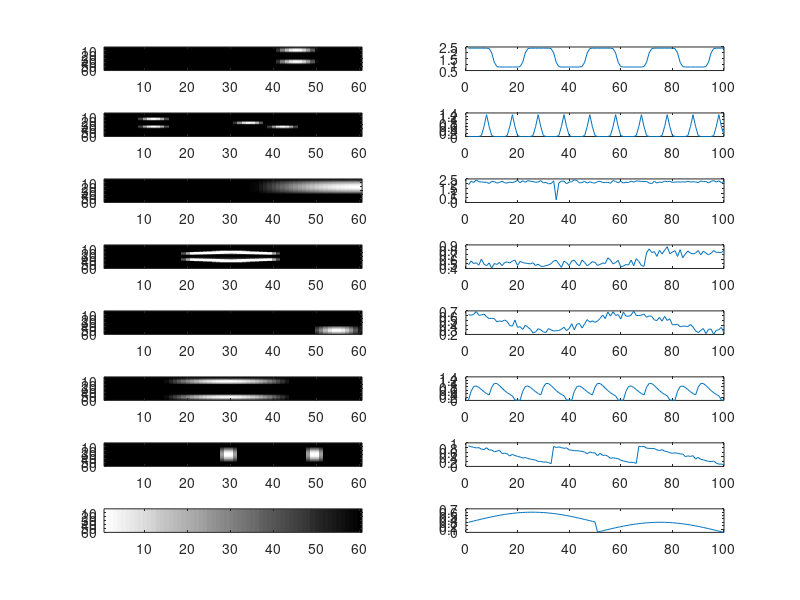

The MATLAB source for this figure:
clear all;
close all;
xdim=60;
ydim=60;
xy_dim=xdim*ydim;
timeset=100;
num_sources=8;
figure;
%*  *   *   *   *   *   *   *   *   *   *   *   *   *   *
%Source 1
%*  *   *   *   *   *   *   *   *   *   *   *   *   *   *

pd1=2;
pd2=3;
w=[0:2*pi/(xdim-1):2*pi];
S1=sin(pd1.*w')*sin(pd2.*w);
image(100*S1); 
S1n=zeros(60,60);
for j=41:50
    for k=31:45
        S1n(k,j)=S1(k,j);
    end;
    for k=1:15
        S1n(k,j)=S1(k,j);
    end;
end;
S1=S1n;

    phase = (rand(xdim)*20-10)/180*pi;
cS1 = S1.*exp(i*phase);

subplot(num_sources,2,1);
imagesc(S1); 
colormap gray;

%*  *   *   *   *   *   *   *   *   *   *   *   *   *   *
%Source 2
%*  *   *   *   *   *   *   *   *   *   *   *   *   *   *

pd1=3;
pd2=4;
w=[0:2*pi/(xdim-1):2*pi];
S2=sin(pd1.*w')*sin(pd2.*w);
S2n=zeros(60,60);
for k=11:20
    for j=9:15
        S2n(k,j)=S2(k,j);
    end;
end;
for k=31:40
    for j=9:15
        S2n(k,j)=S2(k,j);
    end;
end;
for k=21:30
    for j=31:37
        S2n(k,j)=S2(k,j);
    end;
end;
S2n=S2n+0.5;
S2=S2n;
A=S2(11:20, 9:15);
S2(31:40, 39:45)=A;

    phase = (rand(xdim)*20-10)/180*pi;

S2 = S2-0.5;
cS2 = S2.*exp(i*phase);

subplot(num_sources,2,3);
imagesc(S2);
colormap gray;

%*  *   *   *   *   *   *   *   *   *   *   *   *   *   *
%Source 3
%*  *   *   *   *   *   *   *   *   *   *   *   *   *   *
pd1=0.5;
pd2=0.4;
w=[0:3*pi/(xdim-1):3*pi];
S3=sin(pd1.*w')*cos(pd2.*w);
temp=zeros(60,60);
temp(1:38,1:26)=S3(1:38,1:26);
S3=fliplr(temp);

    phase = (rand(xdim)*20-10)/180*pi;

S3 = abs(S3);
cS3 = S3.*exp(i*phase);

subplot(num_sources,2,5),imagesc(S3);colormap gray;

%*  *   *   *   *   *   *   *   *   *   *   *   *   *   *
%Source 4
%*  *   *   *   *   *   *   *   *   *   *   *   *   *   *

S4 = zeros(60,60);

cnt=1;
for k=20-cnt:-1:16
    for j=20+cnt:40-cnt
        S4(k,j)=0.25;
    end
    cnt=cnt+2;
end
cnt=1;
for j=20:40
    for k=25:-1:20
       S4(k,j)=0.25;
    end
end 
for k=22+cnt:1:25
    for j=30-cnt:30+cnt
        S4(k,j)=S4(k,j)-0.20;
    end
    cnt=cnt+3;
end
cnt=1;
 for k=40+cnt:1:44
    for j=20+cnt:40-cnt
        S4(k,j)=-0.25;
    end
    cnt=cnt+2;
end       
 cnt=1;
for j=20:40
    for k=40:-1:34
       S4(k,j)=-0.25;
    end
end 
for k=38-cnt:-1:34
    for j=30-cnt:30+cnt
        S4(k,j)=S4(k,j)+0.20;
    end
    cnt=cnt+3;
end       

S_4=zeros(60,60);
for k=2:59
    for j=2:59
        for s=1:3
            for t=1:3
                S_4(k,j)=S_4(k,j)+S4(k-2+s,j-2+t);
                t=t+1;
            end
            s=s+1;
        end
    end
end

S4=S_4;
S4 = abs(S4);
    phase = (rand(xdim)*20-10)/180*pi;
cS4 = S4.*exp(i*phase);

subplot(num_sources,2,7);
imagesc(S4);
colormap gray; 

%*  *   *   *   *   *   *   *   *   *   *   *   *   *   *
%Source 5
%*  *   *   *   *   *   *   *   *   *   *   *   *   *   *
pd1=.5;
pd2=.9;
w=[0:4*pi/(xdim-1):4*pi];
t3=sin(pd1.*w')*sin(pd2.*w);
test=t3(33:57,35:50);
B=imresize(test,[21 11], 'bilinear');
S5=zeros(60,60);

S5(40:60,50:60)=-5*B;
    phase = (rand(xdim)*20-10)/180*pi;

S5 = abs(S5);
cS5 = S5.*exp(i*phase);

subplot(num_sources,2,9);
imagesc(S5);
colormap gray;

%*  *   *   *   *   *   *   *   *   *   *   *   *   *   *
%Source 6
%*  *   *   *   *   *   *   *   *   *   *   *   *   *   *
pd1=.5;
pd2=.9;
w=[0:4*pi/(xdim-1):4*pi];
S6=sin(pd1.*w')*sin(pd2.*w);
S6(:,1:33)=0;
S6(:,51:end)=0;
S6=rot90(rot90(S6));
s6=zeros(60,60);
s6(15:44,1:20)=S6(31:60,11:30);
s6(15:44,41:60)=S6(31:60,11:30);
s6=rot90(s6);
S6=s6;

    phase = (rand(xdim)*20-10)/180*pi;
cS6 = S6.*exp(i*phase);

subplot(num_sources,2,11),imagesc(S6);
colormap gray;

%*  *   *   *   *   *   *   *   *   *   *   *   *   *   *
%Source 7
%*  *   *   *   *   *   *   *   *   *   *   *   *   *   *

S7 = zeros(60,60);
a=[0:pi/5:pi];
b=[0:pi/40:pi];
c = sin(b')*sin(a);
S7(10:50,27:32) = c;
S7(10:50,47:52) = c;

    phase = (rand(xdim)*20-10)/180*pi;
cS7 = S7.*exp(i*phase);

subplot(num_sources,2,13),imagesc(S7);
colormap gray;

%*  *   *   *   *   *   *   *   *   *   *   *   *   *   *
%Source 8
%*  *   *   *   *   *   *   *   *   *   *   *   *   *   *

S8=zeros(60,60);
for j=59:-1:1
    for k=1:60
        S8(k,j)=S8(k,j+1)+1/60;
    end;
end;

    phase = (rand(xdim)*20-10)/180*pi;
cS8 = S8.*exp(i*phase);

subplot(num_sources,2,15);
imagesc(S8);
colormap gray;


S(1,:)=reshape(S1,1,xy_dim);
cS(1,:)=reshape(cS1,1,xy_dim);

S(2,:)=reshape(S2,1,xy_dim);
cS(2,:)=reshape(cS2,1,xy_dim);

S(3,:)=reshape(S3,1,xy_dim);
cS(3,:)=reshape(cS3,1,xy_dim);

S(4,:)=reshape(S4,1,xy_dim);
cS(4,:)=reshape(cS4,1,xy_dim);

S(5,:)=reshape(S5,1,xy_dim);
cS(5,:)=reshape(cS5,1,xy_dim);

S(6,:)=reshape(S6,1,xy_dim);
cS(6,:)=reshape(cS6,1,xy_dim);

S(7,:)=reshape(S7,1,xy_dim);
cS(7,:)=reshape(cS7,1,xy_dim);

S(8,:)=reshape(S8,1,xy_dim);
cS(8,:)=reshape(cS8,1,xy_dim);

%*  *   *   *   *   *   *   *   *   *   *   *   *   *   *
%*  *   *                                       *   *   *
%*  *   *                                       *   *   *
%               create timecourses:
%*  *   *                                       *   *   *
%*  *   *                                       *   *   *
%*  *   *   *   *   *   *   *   *   *   *   *   *   *   *
%spike_col               = zeros([timeset 1]);
rand_col                = zeros([timeset 1]);  %Time course 5
rand_plus_constant_col  = zeros([timeset 1]);  %Time course 4
sin_col                 = zeros([timeset 1]);  %Time course 3
a_col                   = ones([timeset+20 1]);%Time course 1
derivative_col          = zeros([1 timeset+1]);%Time course 2
constant                =0.25;

%Time course 1
a_col_n = ones([timeset+20 1]);
for k=1:2:10
a_col_n(12*k+1:12*k+12)=-1;
end
x = (1:1:12);
y = normpdf(x,6,0.8);
y=y';
z=conv(a_col_n,y);
for k=1:100
alternating_col_new(k)=z(k+7);
end

for k=1:2:12
a_col(10*k+1:10*k+10)=-1;
end

x = (1:1:12);
y = normpdf(x,6,0.8);
y=y';
z=conv(a_col,y);
for k=1:timeset
alternating_col(k)=z(k+7);
end


%Time course 2
alternating_col=alternating_col';
for k=1:timeset
d(k)=alternating_col(k);
end
d(1,101)=z(108,1);
dif=diff(d);
derivative_col=dif';

%Time course 3
w_col= [0:2*pi/(timeset-1):2*pi];
sin_col= sin(w_col');
tmp=zeros(size(sin_col));
tmp(1:50,:)=sin_col(1:50,1);
tmp(51:100,:)=sin_col(51:100,1)-1;
sin_col=tmp;

% Time course 4
rand_plus_constant_col  = 0.5 + 0.05* randn([timeset 1]);
rand_plus_constant_col(timeset-30:timeset)=rand_plus_constant_col(timeset-30:timeset)+constant; 

%Time course 5
rand_col  = 0.75 + 0.07* randn([timeset 1]);

%Time Course 6
triangle_col=zeros(100,1);
count=0;
for k=1:100
    value=count/10+ 0.05* randn;
    triangle_col(k,1)=value;
    count=count+1;
    count=mod(count,10);
end
triangle_col=(-1)*triangle_col+1;

t=1:1:20;
x = (0.01:0.1:10);
p  = fpdf(x,5,20);
x1=zeros(1,20);
j=1;
for k=1: 20
x1(1,k)=p(1,j);
j=j+2;
end;
t=1:1:100;
x2=zeros(1,100);
c=0;
for k=1:5
    for j=1:20
        x2(1,j+c)=x1(1,j);
    end;
    c=c+20;
end;
t=zeros(1,100);
t(1,1:20)=x2(1,1:20);
t(1,9:18)=t(1,9:18)+x2(1,21:30);
t(1,21:40)=t(1,1:20);
t(1,41:60)=t(1,1:20);
t(1,61:80)=t(1,1:20);
t(1,81:100)=t(1,1:20);

%Time Course 7
exponential_col=zeros(100,1);
for k=1:100
    exponential_col(k,1)=k^2/7000;
end
    exponential_col(1:33,1) = exponential_col(67:99,1);
    exponential_col(34:66,1) = exponential_col(67:99,1);
    exponential_col(:,1) = exponential_col(:,1) + 0.03*randn(100,1);

%Time Course 8
spike_col=zeros(1,100);
spike_col= 0.2 + 0.1* randn([timeset 1]);
A=23;
spike_col(35,1)=spike_col(35,1)-2;

%populate W with columns we have created
W(:,1)=(alternating_col_new'+2)*0.8;
W(:,2)=abs(derivative_col)*1.3;
W(:,3)=spike_col+2;
W(:,4)=rand_plus_constant_col;
W(:,5)=(rand_col+0.3*cos(0.05*[1:2:200]'))*0.6;
W(:,6)=t'*1.2;
W(:,7)=(-1)*exponential_col+1.5;
W(:,8)=0.3*flipud(abs(sin_col));

ph = 0.05;
for j = 1:8
    cW(:,j)=W(:,j).*exp(i*ph*W(:,j));
end


subplot(num_sources,2,2);   plot(1:timeset, W(:,1)); 
subplot(num_sources,2,4);   plot(1:timeset, W(:,2));
subplot(num_sources,2,6);   plot(1:timeset,W(:,3));
subplot(num_sources,2,8);  plot(1:timeset,W(:,4));
subplot(num_sources,2,10);  plot(1:timeset, W(:,5));
subplot(num_sources,2,12);   plot(1:timeset,W(:,6));
subplot(num_sources,2,14);  plot(1:timeset,W(:,7));
subplot(num_sources,2,16);  plot(1:timeset, W(:,8));

% calculation of complex kurtosis
%for k = 1:8
%    ckurt(k) = kurtc(cS(k,:));
%end

cX = cW*cS;
     
%save('complex_data','cXN','cS','S','ckurt','W','cW');
% cS - Complex Sources
% cW - Complex TCs


